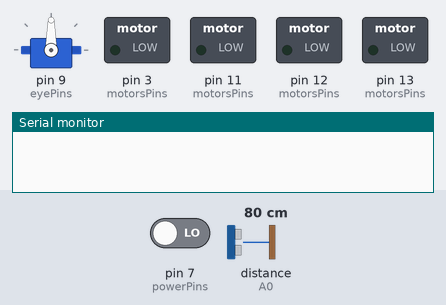
A sketch run on a simulated Arduino Uno, built with avr-gcc and run on an emulated ATmega328P. Parts: servo, switched loads named in the sketch (green lamp = pin HIGH), the last lines printed to the serial monitor. Dashed ring = blinking. Inputs (shaded band) come from the test bench; at power-on: pin 7 (powerPins) LOW, distance to the obstacle (sensor on A0) 80 cm. The echo pulse lasts 58.3 µs per cm; pins used as bus, display or sensor lines are not drawn.

Above: at 1.2 s.
1.3 s: pin 7 (powerPins) driven HIGH
At 2.7 s:
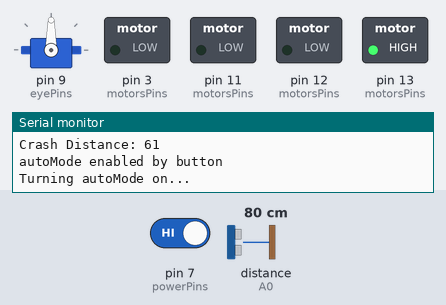
4.3 s: distance to the obstacle (sensor on A0) set to 31 cm
7.3 s: distance to the obstacle (sensor on A0) set to 25 cm
At 9.0 s:
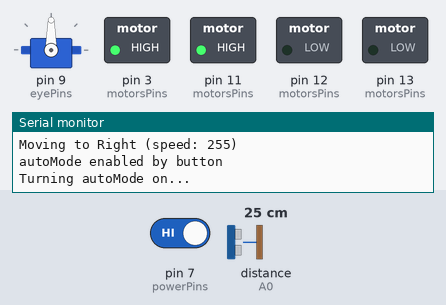
10.3 s: distance to the obstacle (sensor on A0) set to 35 cm
At 12.7 s:
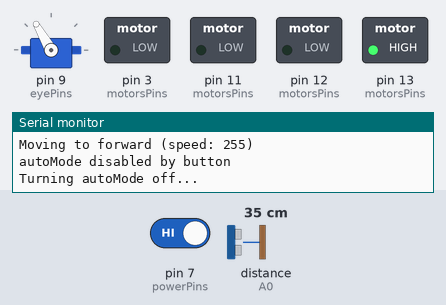
13.3 s: pin 7 (powerPins) driven LOW
At 13.51 s:
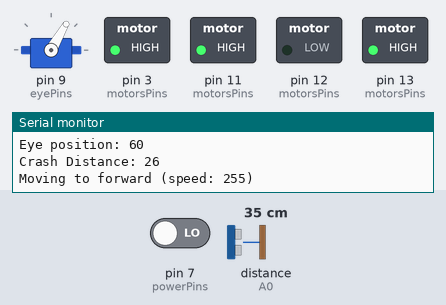
16.3 s: distance to the obstacle (sensor on A0) set to 2 cm
At 17.8 s:
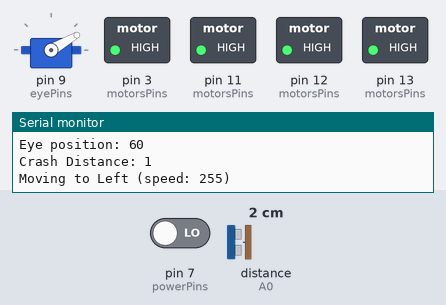
Timing chart, 0 to 22.5 s (numbered marks = the images above; inputs shaded):
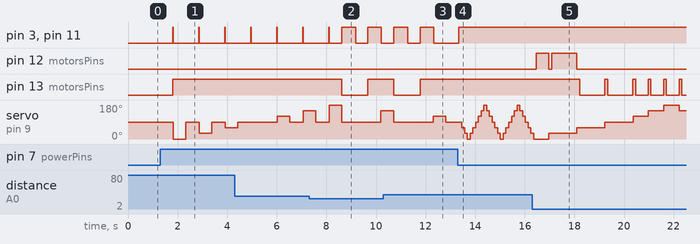

The sketch:

shybot.ino
```cpp
// (licence header left out)
#include <Servo.h>
#include "ultrasonic.h"

#define ULTRASONIC_TRIGGER A1
#define ULTRASONIC_ECHO A0
#define ULTRASONIC_SERVO 9

#define POWER_BUTTON 7
#define POWER_ON_LED A2
#define POWER_OFF_LED A3

#define MOTOR1 12
#define MOTOR1_SPEED 3

#define MOTOR2 13
#define MOTOR2_SPEED 11

static const byte eyePins[3] = {
    ULTRASONIC_TRIGGER,
    ULTRASONIC_ECHO,
    ULTRASONIC_SERVO,
};

static const byte powerPins[3] = {
    POWER_BUTTON,
    POWER_ON_LED,
    POWER_OFF_LED,
};

static const byte motorsPins[4] = {
    MOTOR1,
    MOTOR2,
    MOTOR1_SPEED,
    MOTOR2_SPEED,
};

// FIXME: Use just 1 pin for front_light, please
static const byte front_light1 = 5;
static const byte front_light2 = 6;
static float front_light_voltage = map(2.8, 0, 3.3, 0, 255);
static int eye_position = 0;
static int crash_distance;
static bool reverse = false;
static unsigned char speed = 0;

Servo eye_servo;

void move(byte direction) {
    switch(direction) {
        case 'F':
            Serial.print("Moving to forward ");
            digitalWrite(motorsPins[0], LOW);
            digitalWrite(motorsPins[1], HIGH);
            break;
        case 'B':
            Serial.print("Moving to back ");
            digitalWrite(motorsPins[0], HIGH);
            digitalWrite(motorsPins[1], LOW);
            break;
        case 'L':
            Serial.print("Moving to Left ");
            digitalWrite(motorsPins[0], HIGH);
            digitalWrite(motorsPins[1], HIGH);
            break;
        case 'R':
            Serial.print("Moving to Right ");
            digitalWrite(motorsPins[0], LOW);
            digitalWrite(motorsPins[1], LOW);
            break;
    }

    if(direction == 'S') {
        Serial.println("Stoping");
        analogWrite(motorsPins[2], 0);
        analogWrite(motorsPins[3], 0);
    } else {
        Serial.print("(speed: ");
        Serial.print(speed);
        Serial.println(')');

        analogWrite(motorsPins[2], speed);
        analogWrite(motorsPins[3], speed);
    }
}

void changeDirection() {
    Serial.print("Eye position: ");
    Serial.println(eye_position);
    Serial.print("Crash Distance: ");
    Serial.println(crash_distance);

    if(crash_distance > 0 && crash_distance <= 20) {
        if(eye_position < 90) {
            move('L');
        } else if(eye_position >= 90) {
            move('R');
        }

        if(eye_position <= 40 || eye_position >= 130) {
            safeDelay(500);
        } else {
            safeDelay(1000);
        }

        move('F');
    }
}

bool checkSerialCommand(byte command) {
    if(Serial.peek() == command) {
        // Flush serial buffer
        Serial.read();
        return true;
    } else {
        return false;
    }
}

void autoModeOn() {
    Serial.println("Turning autoMode on...");
    digitalWrite(powerPins[1], HIGH);
    digitalWrite(powerPins[2], LOW);
    speed = 255;
    delay(500);
}

void autoModeOff() {
    Serial.println("Turning autoMode off...");
    analogWrite(motorsPins[2], 0);
    analogWrite(motorsPins[3], 0);
    digitalWrite(powerPins[1], LOW);
    digitalWrite(powerPins[2], HIGH);
    delay(500);
}

bool autoModeSwitch() {
    if(digitalRead(powerPins[0]) == HIGH) {
        if (digitalRead(powerPins[1]) == HIGH) {
            Serial.println("autoMode disabled by button");
            autoModeOff();
        } else {
            Serial.println("autoMode enabled by button");
            autoModeOn();
        }
    }

    while(Serial.available()) {
        if (checkSerialCommand('x')) {
            Serial.println("autoMode disabled by serial");
            autoModeOff();
            continue;
        }

        if(checkSerialCommand('X')) {
            Serial.println("autoMode enabled by serial");
            autoModeOn();
            continue;
        }

        break;
    }

    if(digitalRead(powerPins[1]) == HIGH) {
        return true;
    } else {
        eye_servo.write(90);
        return false;
    }
}

void safeDelay(int delay_) {
    for(int i = 0; i <= delay_; i++) {
        if(autoModeSwitch()) {
            delay(1);
        } else {
            break;
        }
    }
}

void setup() {
    pinMode(powerPins[0], INPUT);
    pinMode(powerPins[1], OUTPUT);
    pinMode(powerPins[2], OUTPUT);
    pinMode(eyePins[0], OUTPUT);
    pinMode(eyePins[1], INPUT);

    for(int i = 0; i <= 3; i++) {
        pinMode(motorsPins[i], OUTPUT);
    }

    digitalWrite(powerPins[1], LOW);
    digitalWrite(powerPins[2], HIGH);

    eye_servo.attach(eyePins[2], 700, 2200);
    eye_servo.write(90);

    Serial.begin(9600);
}

void loop() {
    while(Serial.available()) {
        if(checkSerialCommand('w')) {
            Serial.println("Front light Off");
            analogWrite(front_light1, 0);
            analogWrite(front_light2, 0);
            continue;
        }

        if(checkSerialCommand('W')) {
            Serial.println("Front light On");
            // FIXME: Replace by a resistor, please
            analogWrite(front_light1, front_light_voltage);
            analogWrite(front_light2, front_light_voltage);
            continue;
        }

        break;
    }

    if(autoModeSwitch()) {
        move('F');
    } else {
        while(Serial.available()) {
            if (checkSerialCommand('F')) {
                move('F');
                continue;
            }

            if (checkSerialCommand('B')) {
                move('B');
                continue;
            }

            if (checkSerialCommand('L')) {
                move('L');
                continue;
            }

            if (checkSerialCommand('R')) {
                move('R');
                continue;
            }

            if(checkSerialCommand('S')) {
                move('S');
                continue;
            }

            for(unsigned char i=0; i <= 9; i++) {
                if (checkSerialCommand(i+'0')) {
                    speed = map(i, 0, 10, 0, 255);
                }
            }

            if(checkSerialCommand('q')) {
                speed = 255;
            }

            // Flush serial buffer for the last check
            // this prevents infinite loop if receives
            // an incorrect input on serial
            Serial.read();
        }

        delay(100);
        return;
    }

    crash_distance = sonar(eyePins);

    if(crash_distance == 0 || crash_distance > 200) {
        eye_servo.write(eye_position);
        safeDelay(500);

        if(reverse) {
            eye_position -= 90;
        } else {
            eye_position += 90;
        }

        if(eye_position >= 180) {
            reverse = true;
        } else if(eye_position <= 0) {
            reverse = false;
        }
    } else if(crash_distance > 0 && crash_distance <= 200) {
        eye_servo.write(eye_position);
        safeDelay(100);

        if(reverse) {
            eye_position -= 30;
        } else {
            eye_position += 30;
        }

        if(eye_position >= 180) {
            reverse = true;
        } else if(eye_position <= 0) {
            reverse = false;
        }

        changeDirection();
    }
}
```

ultrasonic.h
```cpp
// (licence header left out)
#include <Arduino.h>

#define ULTRASONIC_TIMEOUT 8000

unsigned long distance;
unsigned long duration;

long sonar(const byte eyePins[]) {
    digitalWrite(eyePins[0], LOW);
    delayMicroseconds(10);
    digitalWrite(eyePins[0], HIGH);
    delayMicroseconds(20);
    digitalWrite(eyePins[0], LOW);

    duration = pulseIn(eyePins[1], HIGH, ULTRASONIC_TIMEOUT);
    // Believe, 38 is the right value for this case.
    // I calibrated the sensor manually with a measuring tape
    distance = (duration / 2) / 38;

    return distance;
}
```

Measured:
- the behaviour switches between 28 and 27 cm on distance to the obstacle (sensor on A0) (found by bisection; images 1 and 2)
- after the input at 1.3 s, pin 3 (motorsPins), pin 11 (motorsPins): alternates HIGH for 0.02 s and LOW for 1.0 s, starting after 0.50 s; pin 13 (motorsPins): LOW → HIGH after 0.50 s; servo on pin 9 (eyePins): 90° → 0° after 0.52 s, → 90° 0.50 s later, → 30° 0.55 s later, → 90° 0.50 s later, … (5 changes in this stretch)
- after the input at 7.3 s, pin 13 (motorsPins): HIGH → LOW after 1.3 s, → HIGH 1.1 s later
- after the input at 10.3 s, pin 13 (motorsPins): goes on until 11.8 s, then stays HIGH
- after the input at 13.3 s, pin 3 (motorsPins), pin 11 (motorsPins): goes on until 13.3 s, then stays HIGH
- after the input at 16.3 s, pin 12 (motorsPins): LOW → HIGH after 0.16 s, → LOW 0.51 s later, → HIGH 0.11 s later, → LOW 1.0 s later; pin 13 (motorsPins): goes LOW 1.0 s, HIGH 0.11 s, LOW 1.0 s, 3 × (HIGH 0.11 s, LOW 0.51 s), HIGH 0.11 s, then LOW, starting after 1.9 s
